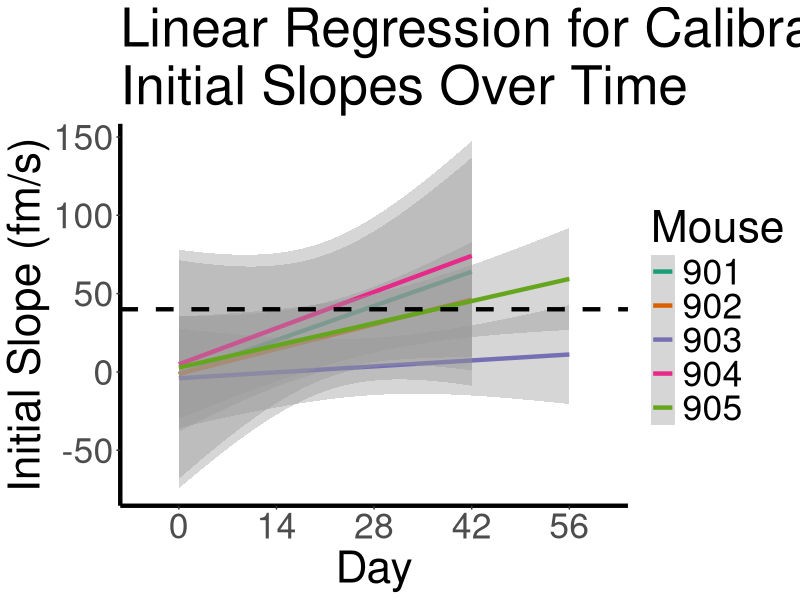

Write R code to recreate this figure.
library(ggplot2)
library(RColorBrewer)

setwd('path/to/data')

initial_slopes <- read.csv('flower_calibrated_initial_slopes.csv')
colnames(initial_slopes)[1] <- 'mouse'
initial_slopes$mouse <- factor(initial_slopes$mouse)
initial_slopes$day <- factor(initial_slopes$day)

svg('Figure_S8.svg', width=16, height=9)
ggplot(initial_slopes, aes(x=day, y=initial_slopes, group=mouse, colour=mouse)) +
  geom_smooth(method='lm', aes(color=mouse), se=TRUE, size=1.5) +
  geom_hline(yintercept=40, linetype='dashed', size=1.5) +
  theme(panel.grid.major=element_blank(),
        panel.grid.minor=element_blank(),
        panel.background=element_blank(),
        axis.line=element_line(colour='black', size=1.5),
        text=element_text(size=32)) +
  labs(title='Linear Regression for Calibrated \nInitial Slopes Over Time',
       x='Day',
       y='Initial Slope (fm/s)',
       colour='Mouse') +
  scale_color_manual(values=brewer.pal(5, 'Dark2'))
dev.off()
